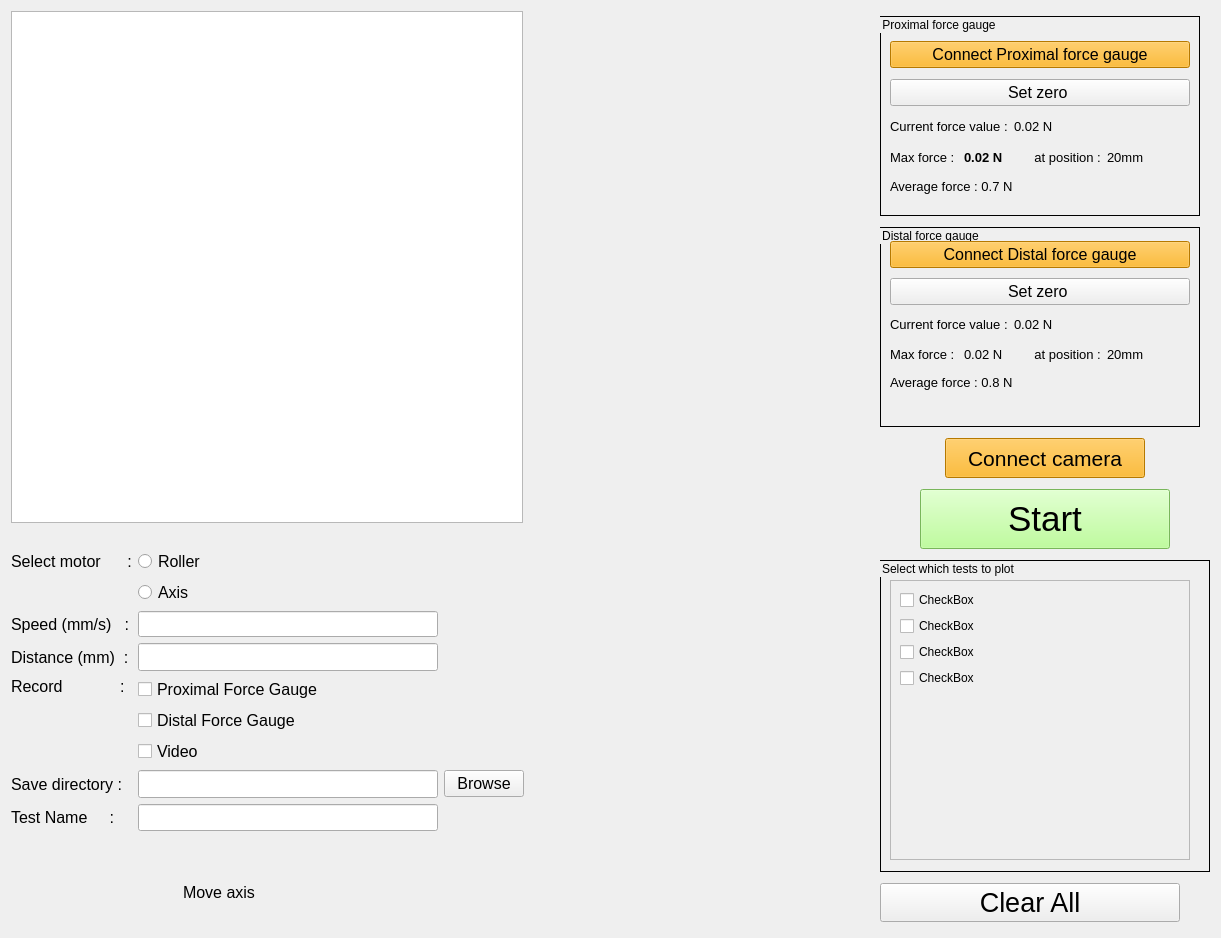
<?xml version="1.0" encoding="UTF-8"?>
<ui version="4.0">
 <class>Form</class>
 <widget class="QWidget" name="Form">
  <property name="geometry">
   <rect>
    <x>0</x>
    <y>0</y>
    <width>1221</width>
    <height>938</height>
   </rect>
  </property>
  <property name="windowTitle">
   <string>Form</string>
  </property>
  <property name="styleSheet">
   <string notr="true"/>
  </property>
  <layout class="QHBoxLayout" name="horizontalLayout_5">
   <item>
    <layout class="QVBoxLayout" name="verticalLayout">
     <item>
      <widget class="QGraphicsView" name="graphicsView">
       <property name="sizePolicy">
        <sizepolicy hsizetype="Fixed" vsizetype="Fixed">
         <horstretch>0</horstretch>
         <verstretch>0</verstretch>
        </sizepolicy>
       </property>
       <property name="minimumSize">
        <size>
         <width>512</width>
         <height>512</height>
        </size>
       </property>
      </widget>
     </item>
     <item>
      <widget class="QLabel" name="smt_logo">
       <property name="maximumSize">
        <size>
         <width>400</width>
         <height>400</height>
        </size>
       </property>
       <property name="styleSheet">
        <string notr="true">image: url(:/logo/images/aa.png);</string>
       </property>
       <property name="text">
        <string/>
       </property>
       <property name="alignment">
        <set>Qt::AlignCenter</set>
       </property>
      </widget>
     </item>
     <item>
      <layout class="QGridLayout" name="gridLayout">
       <item row="0" column="0" colspan="2">
        <layout class="QGridLayout" name="gridLayout_3" rowstretch="0,0,0,0,0,0,0,0,0,0">
         <property name="spacing">
          <number>6</number>
         </property>
         <item row="5" column="0">
          <widget class="QLabel" name="record_label">
           <property name="font">
            <font>
             <pointsize>12</pointsize>
            </font>
           </property>
           <property name="text">
            <string>Record             :</string>
           </property>
           <property name="alignment">
            <set>Qt::AlignLeading|Qt::AlignLeft|Qt::AlignTop</set>
           </property>
          </widget>
         </item>
         <item row="5" column="2">
          <spacer name="horizontalSpacer_5">
           <property name="orientation">
            <enum>Qt::Horizontal</enum>
           </property>
           <property name="sizeHint" stdset="0">
            <size>
             <width>40</width>
             <height>20</height>
            </size>
           </property>
          </spacer>
         </item>
         <item row="3" column="1" colspan="2">
          <widget class="QLineEdit" name="speed_of_motor">
           <property name="sizePolicy">
            <sizepolicy hsizetype="Fixed" vsizetype="Fixed">
             <horstretch>0</horstretch>
             <verstretch>0</verstretch>
            </sizepolicy>
           </property>
           <property name="minimumSize">
            <size>
             <width>300</width>
             <height>25</height>
            </size>
           </property>
           <property name="font">
            <font>
             <pointsize>12</pointsize>
            </font>
           </property>
           <property name="inputMethodHints">
            <set>Qt::ImhDigitsOnly</set>
           </property>
          </widget>
         </item>
         <item row="4" column="1" colspan="2">
          <widget class="QLineEdit" name="distance_to_be_covered">
           <property name="sizePolicy">
            <sizepolicy hsizetype="Fixed" vsizetype="Fixed">
             <horstretch>0</horstretch>
             <verstretch>0</verstretch>
            </sizepolicy>
           </property>
           <property name="minimumSize">
            <size>
             <width>300</width>
             <height>28</height>
            </size>
           </property>
           <property name="font">
            <font>
             <pointsize>12</pointsize>
            </font>
           </property>
          </widget>
         </item>
         <item row="0" column="1">
          <widget class="QRadioButton" name="is_roller">
           <property name="font">
            <font>
             <pointsize>12</pointsize>
            </font>
           </property>
           <property name="text">
            <string>Roller</string>
           </property>
          </widget>
         </item>
         <item row="3" column="0">
          <widget class="QLabel" name="speed_label">
           <property name="font">
            <font>
             <pointsize>12</pointsize>
            </font>
           </property>
           <property name="text">
            <string>Speed (mm/s)   :</string>
           </property>
          </widget>
         </item>
         <item row="4" column="0">
          <widget class="QLabel" name="distance_label">
           <property name="font">
            <font>
             <pointsize>12</pointsize>
            </font>
           </property>
           <property name="text">
            <string>Distance (mm)  :</string>
           </property>
          </widget>
         </item>
         <item row="0" column="0">
          <widget class="QLabel" name="select_motor_label">
           <property name="font">
            <font>
             <pointsize>12</pointsize>
            </font>
           </property>
           <property name="text">
            <string>Select motor      :</string>
           </property>
          </widget>
         </item>
         <item row="8" column="0" colspan="3">
          <layout class="QHBoxLayout" name="horizontalLayout_4">
           <item>
            <spacer name="horizontalSpacer">
             <property name="orientation">
              <enum>Qt::Horizontal</enum>
             </property>
             <property name="sizeHint" stdset="0">
              <size>
               <width>40</width>
               <height>20</height>
              </size>
             </property>
            </spacer>
           </item>
          </layout>
         </item>
         <item row="6" column="0">
          <widget class="QLabel" name="directory_label">
           <property name="sizePolicy">
            <sizepolicy hsizetype="Preferred" vsizetype="Preferred">
             <horstretch>0</horstretch>
             <verstretch>0</verstretch>
            </sizepolicy>
           </property>
           <property name="font">
            <font>
             <pointsize>12</pointsize>
            </font>
           </property>
           <property name="text">
            <string>Save directory :</string>
           </property>
          </widget>
         </item>
         <item row="6" column="2">
          <widget class="QPushButton" name="browse_directory">
           <property name="sizePolicy">
            <sizepolicy hsizetype="Fixed" vsizetype="Fixed">
             <horstretch>0</horstretch>
             <verstretch>0</verstretch>
            </sizepolicy>
           </property>
           <property name="font">
            <font>
             <pointsize>12</pointsize>
            </font>
           </property>
           <property name="text">
            <string>Browse</string>
           </property>
          </widget>
         </item>
         <item row="7" column="1">
          <widget class="QLineEdit" name="test_name">
           <property name="sizePolicy">
            <sizepolicy hsizetype="Fixed" vsizetype="Fixed">
             <horstretch>0</horstretch>
             <verstretch>0</verstretch>
            </sizepolicy>
           </property>
           <property name="minimumSize">
            <size>
             <width>300</width>
             <height>0</height>
            </size>
           </property>
           <property name="font">
            <font>
             <pointsize>12</pointsize>
            </font>
           </property>
          </widget>
         </item>
         <item row="6" column="1">
          <widget class="QLineEdit" name="save_directory">
           <property name="sizePolicy">
            <sizepolicy hsizetype="Fixed" vsizetype="Fixed">
             <horstretch>0</horstretch>
             <verstretch>0</verstretch>
            </sizepolicy>
           </property>
           <property name="minimumSize">
            <size>
             <width>300</width>
             <height>28</height>
            </size>
           </property>
           <property name="font">
            <font>
             <pointsize>12</pointsize>
            </font>
           </property>
          </widget>
         </item>
         <item row="7" column="0">
          <widget class="QLabel" name="test_name_label">
           <property name="font">
            <font>
             <pointsize>12</pointsize>
            </font>
           </property>
           <property name="text">
            <string>Test Name     :</string>
           </property>
          </widget>
         </item>
         <item row="9" column="0" colspan="3">
          <layout class="QHBoxLayout" name="horizontalLayout_6">
           <item>
            <widget class="QPushButton" name="move_axis_left_end">
             <property name="sizePolicy">
              <sizepolicy hsizetype="Fixed" vsizetype="Fixed">
               <horstretch>0</horstretch>
               <verstretch>0</verstretch>
              </sizepolicy>
             </property>
             <property name="minimumSize">
              <size>
               <width>90</width>
               <height>70</height>
              </size>
             </property>
             <property name="styleSheet">
              <string notr="true">#move_axis_left_end {
background-color: transparent;
background: none;
	border-image: url(:/logo/images/two_left_.png);
border: none;
background-repeat: none;
}
#move_axis_left_end:pressed
{

border-image: url(:/logo/images/two_left_after_.png);}</string>
             </property>
             <property name="text">
              <string/>
             </property>
            </widget>
           </item>
           <item>
            <widget class="QPushButton" name="move_axis_left_one">
             <property name="sizePolicy">
              <sizepolicy hsizetype="Fixed" vsizetype="Fixed">
               <horstretch>60</horstretch>
               <verstretch>60</verstretch>
              </sizepolicy>
             </property>
             <property name="minimumSize">
              <size>
               <width>70</width>
               <height>70</height>
              </size>
             </property>
             <property name="font">
              <font>
               <pointsize>15</pointsize>
              </font>
             </property>
             <property name="styleSheet">
              <string notr="true">#move_axis_left_one {
background-color: transparent;
	border-image: url(:/logo/images/one_left_.png);
background: none;
border: none;
background-repeat: none;
}
#move_axis_left_one:pressed
{
border-image: url(:/logo/images/one_left_after_.png);
}</string>
             </property>
             <property name="text">
              <string/>
             </property>
            </widget>
           </item>
           <item>
            <widget class="QLabel" name="move_axis">
             <property name="font">
              <font>
               <pointsize>12</pointsize>
              </font>
             </property>
             <property name="text">
              <string>Move axis</string>
             </property>
             <property name="alignment">
              <set>Qt::AlignCenter</set>
             </property>
            </widget>
           </item>
           <item>
            <widget class="QPushButton" name="move_axis_right_one">
             <property name="sizePolicy">
              <sizepolicy hsizetype="Fixed" vsizetype="Fixed">
               <horstretch>0</horstretch>
               <verstretch>0</verstretch>
              </sizepolicy>
             </property>
             <property name="minimumSize">
              <size>
               <width>70</width>
               <height>70</height>
              </size>
             </property>
             <property name="font">
              <font>
               <pointsize>15</pointsize>
              </font>
             </property>
             <property name="styleSheet">
              <string notr="true">#move_axis_right_one {
background-color: transparent;
background: none;
border-image: url(:/logo/images/one_right_.png);
border: none;
background-repeat: none;
}
#move_axis_right_one:pressed
{
border-image: url(:/logo/images/one_right_after_.png);
}</string>
             </property>
             <property name="text">
              <string/>
             </property>
             <property name="autoDefault">
              <bool>false</bool>
             </property>
            </widget>
           </item>
           <item>
            <widget class="QPushButton" name="move_axis_right_end">
             <property name="sizePolicy">
              <sizepolicy hsizetype="Fixed" vsizetype="Fixed">
               <horstretch>0</horstretch>
               <verstretch>0</verstretch>
              </sizepolicy>
             </property>
             <property name="minimumSize">
              <size>
               <width>90</width>
               <height>70</height>
              </size>
             </property>
             <property name="styleSheet">
              <string notr="true">#move_axis_right_end {
background-color: transparent;
background: none;
	border-image: url(:/logo/images/two_right_.png);
border: none;
background-repeat: none;
}
#move_axis_right_end:pressed
{

border-image: url(:/logo/images/two_right_after_.png);}</string>
             </property>
             <property name="text">
              <string/>
             </property>
            </widget>
           </item>
           <item>
            <spacer name="horizontalSpacer_2">
             <property name="orientation">
              <enum>Qt::Horizontal</enum>
             </property>
             <property name="sizeHint" stdset="0">
              <size>
               <width>40</width>
               <height>20</height>
              </size>
             </property>
            </spacer>
           </item>
          </layout>
         </item>
         <item row="5" column="1">
          <layout class="QVBoxLayout" name="verticalLayout_4">
           <item>
            <widget class="QCheckBox" name="record_proximal_force_gauge">
             <property name="font">
              <font>
               <pointsize>12</pointsize>
              </font>
             </property>
             <property name="text">
              <string>Proximal Force Gauge</string>
             </property>
            </widget>
           </item>
           <item>
            <widget class="QCheckBox" name="record_distal_force_gauge">
             <property name="font">
              <font>
               <pointsize>12</pointsize>
              </font>
             </property>
             <property name="text">
              <string>Distal Force Gauge</string>
             </property>
            </widget>
           </item>
           <item>
            <widget class="QCheckBox" name="record_video">
             <property name="font">
              <font>
               <pointsize>12</pointsize>
              </font>
             </property>
             <property name="text">
              <string>Video</string>
             </property>
            </widget>
           </item>
          </layout>
         </item>
         <item row="1" column="1">
          <widget class="QRadioButton" name="is_axis">
           <property name="font">
            <font>
             <pointsize>12</pointsize>
            </font>
           </property>
           <property name="text">
            <string>Axis</string>
           </property>
          </widget>
         </item>
        </layout>
       </item>
      </layout>
     </item>
    </layout>
   </item>
   <item>
    <layout class="QVBoxLayout" name="graphing_layout"/>
   </item>
   <item>
    <layout class="QVBoxLayout" name="verticalLayout_6">
     <item>
      <widget class="QGroupBox" name="proximal_force_gauge_groupbox">
       <property name="sizePolicy">
        <sizepolicy hsizetype="Fixed" vsizetype="Fixed">
         <horstretch>0</horstretch>
         <verstretch>0</verstretch>
        </sizepolicy>
       </property>
       <property name="minimumSize">
        <size>
         <width>320</width>
         <height>200</height>
        </size>
       </property>
       <property name="styleSheet">
        <string notr="true">QGroupBox { border: 1px solid black;}</string>
       </property>
       <property name="title">
        <string>Proximal force gauge</string>
       </property>
       <widget class="QWidget" name="layoutWidget_6">
        <property name="geometry">
         <rect>
          <x>10</x>
          <y>20</y>
          <width>421</width>
          <height>164</height>
         </rect>
        </property>
        <layout class="QVBoxLayout" name="verticalLayout_5">
         <item>
          <widget class="QPushButton" name="connect_proximal_force_gauge">
           <property name="sizePolicy">
            <sizepolicy hsizetype="Fixed" vsizetype="Fixed">
             <horstretch>0</horstretch>
             <verstretch>0</verstretch>
            </sizepolicy>
           </property>
           <property name="minimumSize">
            <size>
             <width>300</width>
             <height>0</height>
            </size>
           </property>
           <property name="font">
            <font>
             <pointsize>12</pointsize>
            </font>
           </property>
           <property name="styleSheet">
            <string notr="true">background-color: rgb(255, 170, 0);</string>
           </property>
           <property name="text">
            <string>Connect Proximal force gauge</string>
           </property>
          </widget>
         </item>
         <item>
          <widget class="QPushButton" name="set_proximal_zero">
           <property name="sizePolicy">
            <sizepolicy hsizetype="Fixed" vsizetype="Fixed">
             <horstretch>0</horstretch>
             <verstretch>0</verstretch>
            </sizepolicy>
           </property>
           <property name="minimumSize">
            <size>
             <width>300</width>
             <height>0</height>
            </size>
           </property>
           <property name="font">
            <font>
             <pointsize>12</pointsize>
            </font>
           </property>
           <property name="text">
            <string>Set zero </string>
           </property>
          </widget>
         </item>
         <item>
          <layout class="QHBoxLayout" name="horizontalLayout_2">
           <item alignment="Qt::AlignLeft">
            <widget class="QLabel" name="proximal_force_value_label">
             <property name="sizePolicy">
              <sizepolicy hsizetype="Fixed" vsizetype="Fixed">
               <horstretch>0</horstretch>
               <verstretch>0</verstretch>
              </sizepolicy>
             </property>
             <property name="font">
              <font>
               <pointsize>10</pointsize>
              </font>
             </property>
             <property name="text">
              <string>Current force value :</string>
             </property>
            </widget>
           </item>
           <item>
            <widget class="QLabel" name="proximal_force_value">
             <property name="sizePolicy">
              <sizepolicy hsizetype="Fixed" vsizetype="Fixed">
               <horstretch>0</horstretch>
               <verstretch>0</verstretch>
              </sizepolicy>
             </property>
             <property name="minimumSize">
              <size>
               <width>50</width>
               <height>0</height>
              </size>
             </property>
             <property name="font">
              <font>
               <pointsize>10</pointsize>
              </font>
             </property>
             <property name="text">
              <string>0.02 N</string>
             </property>
            </widget>
           </item>
           <item>
            <spacer name="horizontalSpacer_3">
             <property name="orientation">
              <enum>Qt::Horizontal</enum>
             </property>
             <property name="sizeHint" stdset="0">
              <size>
               <width>40</width>
               <height>20</height>
              </size>
             </property>
            </spacer>
           </item>
          </layout>
         </item>
         <item>
          <layout class="QHBoxLayout" name="horizontalLayout_11">
           <item>
            <widget class="QLabel" name="proximal_maximum_force_label">
             <property name="sizePolicy">
              <sizepolicy hsizetype="Fixed" vsizetype="Fixed">
               <horstretch>0</horstretch>
               <verstretch>0</verstretch>
              </sizepolicy>
             </property>
             <property name="font">
              <font>
               <pointsize>10</pointsize>
              </font>
             </property>
             <property name="text">
              <string>Max force : </string>
             </property>
            </widget>
           </item>
           <item>
            <widget class="QLabel" name="proximal_maximum_force">
             <property name="sizePolicy">
              <sizepolicy hsizetype="Fixed" vsizetype="Fixed">
               <horstretch>0</horstretch>
               <verstretch>0</verstretch>
              </sizepolicy>
             </property>
             <property name="minimumSize">
              <size>
               <width>50</width>
               <height>0</height>
              </size>
             </property>
             <property name="font">
              <font>
               <pointsize>10</pointsize>
               <weight>75</weight>
               <bold>true</bold>
              </font>
             </property>
             <property name="text">
              <string>0.02 N</string>
             </property>
            </widget>
           </item>
           <item>
            <widget class="QLabel" name="proximal_maximum_force_position_label">
             <property name="sizePolicy">
              <sizepolicy hsizetype="Fixed" vsizetype="Fixed">
               <horstretch>0</horstretch>
               <verstretch>0</verstretch>
              </sizepolicy>
             </property>
             <property name="font">
              <font>
               <pointsize>10</pointsize>
              </font>
             </property>
             <property name="text">
              <string>    at position :</string>
             </property>
            </widget>
           </item>
           <item>
            <widget class="QLabel" name="proximal_maximum_force_position_value">
             <property name="sizePolicy">
              <sizepolicy hsizetype="Fixed" vsizetype="Fixed">
               <horstretch>0</horstretch>
               <verstretch>0</verstretch>
              </sizepolicy>
             </property>
             <property name="minimumSize">
              <size>
               <width>50</width>
               <height>0</height>
              </size>
             </property>
             <property name="font">
              <font>
               <pointsize>10</pointsize>
              </font>
             </property>
             <property name="text">
              <string>20mm</string>
             </property>
            </widget>
           </item>
           <item>
            <spacer name="horizontalSpacer_7">
             <property name="orientation">
              <enum>Qt::Horizontal</enum>
             </property>
             <property name="sizeHint" stdset="0">
              <size>
               <width>40</width>
               <height>20</height>
              </size>
             </property>
            </spacer>
           </item>
          </layout>
         </item>
         <item>
          <widget class="QLabel" name="proximal_average_force">
           <property name="sizePolicy">
            <sizepolicy hsizetype="Fixed" vsizetype="Fixed">
             <horstretch>0</horstretch>
             <verstretch>0</verstretch>
            </sizepolicy>
           </property>
           <property name="font">
            <font>
             <pointsize>10</pointsize>
            </font>
           </property>
           <property name="text">
            <string>Average force : 0.7 N</string>
           </property>
          </widget>
         </item>
        </layout>
       </widget>
      </widget>
     </item>
     <item>
      <widget class="QGroupBox" name="distal_force_gauge_groupbox">
       <property name="sizePolicy">
        <sizepolicy hsizetype="Fixed" vsizetype="Fixed">
         <horstretch>0</horstretch>
         <verstretch>0</verstretch>
        </sizepolicy>
       </property>
       <property name="minimumSize">
        <size>
         <width>320</width>
         <height>200</height>
        </size>
       </property>
       <property name="styleSheet">
        <string notr="true">QGroupBox { border: 1px solid black;}</string>
       </property>
       <property name="title">
        <string>Distal force gauge</string>
       </property>
       <widget class="QWidget" name="layoutWidget_7">
        <property name="geometry">
         <rect>
          <x>10</x>
          <y>10</y>
          <width>349</width>
          <height>162</height>
         </rect>
        </property>
        <layout class="QVBoxLayout" name="verticalLayout_8">
         <item>
          <widget class="QPushButton" name="connect_distal_force_gauge">
           <property name="sizePolicy">
            <sizepolicy hsizetype="Fixed" vsizetype="Fixed">
             <horstretch>0</horstretch>
             <verstretch>0</verstretch>
            </sizepolicy>
           </property>
           <property name="minimumSize">
            <size>
             <width>300</width>
             <height>0</height>
            </size>
           </property>
           <property name="font">
            <font>
             <pointsize>12</pointsize>
            </font>
           </property>
           <property name="styleSheet">
            <string notr="true">background-color: rgb(255, 170, 0);</string>
           </property>
           <property name="text">
            <string>Connect Distal force gauge</string>
           </property>
          </widget>
         </item>
         <item>
          <widget class="QPushButton" name="set_distal_zero">
           <property name="sizePolicy">
            <sizepolicy hsizetype="Fixed" vsizetype="Fixed">
             <horstretch>0</horstretch>
             <verstretch>0</verstretch>
            </sizepolicy>
           </property>
           <property name="minimumSize">
            <size>
             <width>300</width>
             <height>0</height>
            </size>
           </property>
           <property name="font">
            <font>
             <pointsize>12</pointsize>
            </font>
           </property>
           <property name="text">
            <string>Set zero </string>
           </property>
          </widget>
         </item>
         <item>
          <layout class="QHBoxLayout" name="horizontalLayout_7">
           <item alignment="Qt::AlignLeft">
            <widget class="QLabel" name="distal_force_value_label">
             <property name="sizePolicy">
              <sizepolicy hsizetype="Fixed" vsizetype="Fixed">
               <horstretch>0</horstretch>
               <verstretch>0</verstretch>
              </sizepolicy>
             </property>
             <property name="font">
              <font>
               <pointsize>10</pointsize>
              </font>
             </property>
             <property name="text">
              <string>Current force value :</string>
             </property>
            </widget>
           </item>
           <item>
            <widget class="QLabel" name="distal_force_value">
             <property name="sizePolicy">
              <sizepolicy hsizetype="Fixed" vsizetype="Fixed">
               <horstretch>0</horstretch>
               <verstretch>0</verstretch>
              </sizepolicy>
             </property>
             <property name="minimumSize">
              <size>
               <width>50</width>
               <height>0</height>
              </size>
             </property>
             <property name="font">
              <font>
               <pointsize>10</pointsize>
              </font>
             </property>
             <property name="text">
              <string>0.02 N</string>
             </property>
            </widget>
           </item>
           <item>
            <spacer name="horizontalSpacer_4">
             <property name="orientation">
              <enum>Qt::Horizontal</enum>
             </property>
             <property name="sizeHint" stdset="0">
              <size>
               <width>40</width>
               <height>20</height>
              </size>
             </property>
            </spacer>
           </item>
          </layout>
         </item>
         <item>
          <layout class="QHBoxLayout" name="horizontalLayout_10">
           <item>
            <widget class="QLabel" name="distal_maximum_force_label">
             <property name="sizePolicy">
              <sizepolicy hsizetype="Fixed" vsizetype="Fixed">
               <horstretch>0</horstretch>
               <verstretch>0</verstretch>
              </sizepolicy>
             </property>
             <property name="font">
              <font>
               <pointsize>10</pointsize>
              </font>
             </property>
             <property name="text">
              <string>Max force : </string>
             </property>
            </widget>
           </item>
           <item>
            <widget class="QLabel" name="distal_maximum_force">
             <property name="sizePolicy">
              <sizepolicy hsizetype="Fixed" vsizetype="Fixed">
               <horstretch>0</horstretch>
               <verstretch>0</verstretch>
              </sizepolicy>
             </property>
             <property name="minimumSize">
              <size>
               <width>50</width>
               <height>0</height>
              </size>
             </property>
             <property name="font">
              <font>
               <pointsize>10</pointsize>
              </font>
             </property>
             <property name="text">
              <string>0.02 N</string>
             </property>
            </widget>
           </item>
           <item>
            <widget class="QLabel" name="distal_maximum_force_position_label">
             <property name="sizePolicy">
              <sizepolicy hsizetype="Fixed" vsizetype="Fixed">
               <horstretch>0</horstretch>
               <verstretch>0</verstretch>
              </sizepolicy>
             </property>
             <property name="font">
              <font>
               <pointsize>10</pointsize>
              </font>
             </property>
             <property name="text">
              <string>    at position :</string>
             </property>
            </widget>
           </item>
           <item>
            <widget class="QLabel" name="distal_maximum_force_position_value">
             <property name="sizePolicy">
              <sizepolicy hsizetype="Fixed" vsizetype="Fixed">
               <horstretch>0</horstretch>
               <verstretch>0</verstretch>
              </sizepolicy>
             </property>
             <property name="minimumSize">
              <size>
               <width>50</width>
               <height>0</height>
              </size>
             </property>
             <property name="font">
              <font>
               <pointsize>10</pointsize>
              </font>
             </property>
             <property name="text">
              <string>20mm</string>
             </property>
            </widget>
           </item>
           <item>
            <spacer name="horizontalSpacer_6">
             <property name="orientation">
              <enum>Qt::Horizontal</enum>
             </property>
             <property name="sizeHint" stdset="0">
              <size>
               <width>40</width>
               <height>20</height>
              </size>
             </property>
            </spacer>
           </item>
          </layout>
         </item>
         <item>
          <widget class="QLabel" name="distal_average_force">
           <property name="sizePolicy">
            <sizepolicy hsizetype="Fixed" vsizetype="Fixed">
             <horstretch>0</horstretch>
             <verstretch>0</verstretch>
            </sizepolicy>
           </property>
           <property name="font">
            <font>
             <pointsize>10</pointsize>
            </font>
           </property>
           <property name="text">
            <string>Average force : 0.8 N</string>
           </property>
          </widget>
         </item>
        </layout>
       </widget>
      </widget>
     </item>
     <item alignment="Qt::AlignHCenter">
      <widget class="QPushButton" name="connect_camera">
       <property name="sizePolicy">
        <sizepolicy hsizetype="Fixed" vsizetype="Fixed">
         <horstretch>0</horstretch>
         <verstretch>0</verstretch>
        </sizepolicy>
       </property>
       <property name="minimumSize">
        <size>
         <width>200</width>
         <height>40</height>
        </size>
       </property>
       <property name="font">
        <font>
         <pointsize>16</pointsize>
        </font>
       </property>
       <property name="styleSheet">
        <string notr="true">background-color: rgb(255, 170, 0);</string>
       </property>
       <property name="text">
        <string>Connect camera</string>
       </property>
      </widget>
     </item>
     <item alignment="Qt::AlignHCenter">
      <widget class="QPushButton" name="start_test">
       <property name="sizePolicy">
        <sizepolicy hsizetype="Fixed" vsizetype="Fixed">
         <horstretch>0</horstretch>
         <verstretch>2</verstretch>
        </sizepolicy>
       </property>
       <property name="minimumSize">
        <size>
         <width>250</width>
         <height>60</height>
        </size>
       </property>
       <property name="font">
        <font>
         <pointsize>26</pointsize>
        </font>
       </property>
       <property name="layoutDirection">
        <enum>Qt::LeftToRight</enum>
       </property>
       <property name="styleSheet">
        <string notr="true">background-color: rgb(170, 255, 127);</string>
       </property>
       <property name="text">
        <string>Start</string>
       </property>
      </widget>
     </item>
     <item>
      <widget class="QGroupBox" name="all_test_data">
       <property name="sizePolicy">
        <sizepolicy hsizetype="Fixed" vsizetype="Fixed">
         <horstretch>0</horstretch>
         <verstretch>0</verstretch>
        </sizepolicy>
       </property>
       <property name="minimumSize">
        <size>
         <width>330</width>
         <height>312</height>
        </size>
       </property>
       <property name="styleSheet">
        <string notr="true">QGroupBox { border: 1px solid black;}</string>
       </property>
       <property name="title">
        <string>Select which tests to plot</string>
       </property>
       <widget class="QScrollArea" name="scrollArea">
        <property name="geometry">
         <rect>
          <x>10</x>
          <y>20</y>
          <width>300</width>
          <height>280</height>
         </rect>
        </property>
        <property name="sizePolicy">
         <sizepolicy hsizetype="Fixed" vsizetype="Fixed">
          <horstretch>0</horstretch>
          <verstretch>0</verstretch>
         </sizepolicy>
        </property>
        <property name="minimumSize">
         <size>
          <width>300</width>
          <height>50</height>
         </size>
        </property>
        <property name="widgetResizable">
         <bool>true</bool>
        </property>
        <widget class="QWidget" name="scrollAreaWidgetContents">
         <property name="geometry">
          <rect>
           <x>0</x>
           <y>0</y>
           <width>298</width>
           <height>278</height>
          </rect>
         </property>
         <layout class="QVBoxLayout" name="verticalLayout_7">
          <item>
           <widget class="QCheckBox" name="checkBox">
            <property name="text">
             <string>CheckBox</string>
            </property>
           </widget>
          </item>
          <item>
           <widget class="QCheckBox" name="checkBox_11">
            <property name="text">
             <string>CheckBox</string>
            </property>
           </widget>
          </item>
          <item>
           <widget class="QCheckBox" name="checkBox_2">
            <property name="text">
             <string>CheckBox</string>
            </property>
           </widget>
          </item>
          <item>
           <widget class="QCheckBox" name="checkBox_10">
            <property name="text">
             <string>CheckBox</string>
            </property>
           </widget>
          </item>
          <item>
           <spacer name="checkbox_spacer">
            <property name="orientation">
             <enum>Qt::Vertical</enum>
            </property>
            <property name="sizeHint" stdset="0">
             <size>
              <width>20</width>
              <height>40</height>
             </size>
            </property>
           </spacer>
          </item>
         </layout>
        </widget>
       </widget>
      </widget>
     </item>
     <item>
      <widget class="QPushButton" name="clear_all_button">
       <property name="sizePolicy">
        <sizepolicy hsizetype="Fixed" vsizetype="Fixed">
         <horstretch>0</horstretch>
         <verstretch>0</verstretch>
        </sizepolicy>
       </property>
       <property name="minimumSize">
        <size>
         <width>300</width>
         <height>0</height>
        </size>
       </property>
       <property name="font">
        <font>
         <pointsize>20</pointsize>
        </font>
       </property>
       <property name="text">
        <string>Clear All</string>
       </property>
      </widget>
     </item>
    </layout>
   </item>
  </layout>
 </widget>
 <resources>
  <include location="../new.qrc"/>
 </resources>
 <connections/>
</ui>
